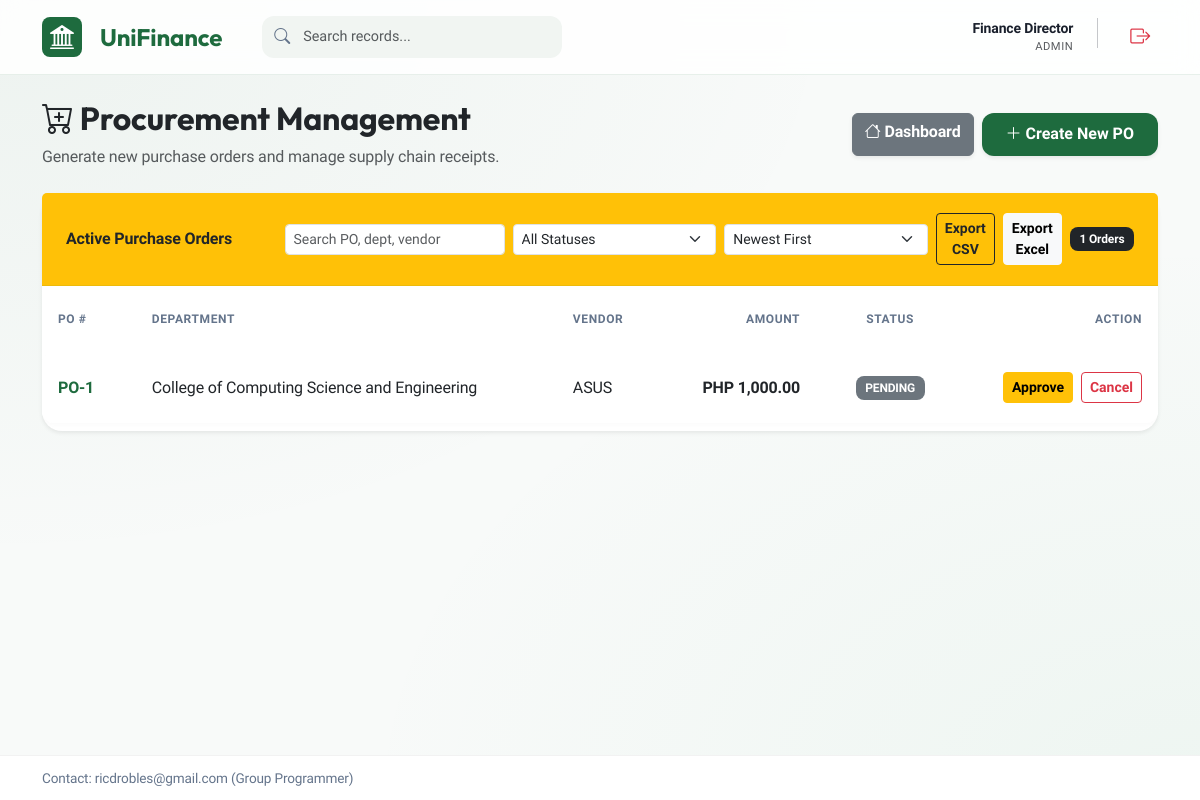
The app's page /finance/procurement.php (signed in) with its own data.
### tables this page shows
CREATE TABLE `purchase_orders` (
  `po_id` int(11) NOT NULL,
  `dept_id` int(11) DEFAULT NULL,
  `vendor_id` int(11) DEFAULT NULL,
  `total_amount` decimal(15,2) DEFAULT NULL,
  `status` enum('pending','approved','received','cancelled') DEFAULT 'pending',
  `date_created` timestamp NOT NULL DEFAULT current_timestamp()
);

CREATE TABLE `departments` (
  `dept_id` int(11) NOT NULL,
  `dept_name` varchar(100) DEFAULT NULL,
  `total_budget` decimal(15,2) DEFAULT NULL
);

CREATE TABLE `vendors` (
  `vendor_id` int(11) NOT NULL,
  `vendor_name` varchar(100) DEFAULT NULL,
  `email` varchar(100) DEFAULT NULL
);

### finance/procurement.php (the view, shortened to what this page needs)
<?php
include 'header.php';
include 'db_connect.php';
$pos = $conn->query("SELECT po.*, v.vendor_name, d.dept_name
                     FROM purchase_orders po
                     JOIN vendors v ON po.vendor_id = v.vendor_id
                     JOIN departments d ON po.dept_id = d.dept_id
                     WHERE po.status != 'received' AND po.status != 'cancelled'
                     ORDER BY po.po_id DESC");
?>
<div class="container">
    <div class="row align-items-center mb-4">
        <div class="col-md-7">
            <h2 class="fw-bold text-dark"><i class="bi bi-cart-plus"></i> Procurement Management</h2>
            <p class="text-muted mb-0">Generate new purchase orders and manage supply chain receipts.</p>
        </div>
        <div class="col-md-5 text-md-end mt-3 mt-md-0 d-flex justify-content-md-end gap-2">
            <a href="dashboard.php" class="btn btn-secondary fw-bold shadow-sm">
                <i class="bi bi-house"></i> Dashboard
            </a>
            <button class="btn btn-primary fw-bold shadow-sm" data-bs-toggle="collapse" data-bs-target="#newPOForm">
                <i class="bi bi-plus-lg"></i> Create New PO
            </button>
        </div>
    </div>
    <div class="card shadow-sm border-0">
        <div class="card-header bg-warning text-dark d-flex justify-content-between align-items-center flex-wrap gap-2">
            <span class="mb-0">Active Purchase Orders</span>
            <div class="d-flex gap-2 align-items-center">
                <input type="text" id="poSearch" class="form-control form-control-sm" placeholder="Search PO, dept, vendor" style="min-width: 220px;">
                <select id="poStatusFilter" class="form-select form-select-sm" style="min-width: 150px;">
                    <option value="">All Statuses</option>
                </select>
                <select id="poSort" class="form-select form-select-sm" style="min-width: 190px;">
                    <option value="newest">Newest First</option>
                </select>
                <button type="button" id="poExportBtn" class="btn btn-sm btn-outline-dark fw-bold">Export CSV</button>
                <button type="button" id="poExportExcelBtn" class="btn btn-sm btn-light fw-bold">Export Excel</button>
                <span class="badge bg-dark" id="poVisibleCount"><?= $pos->num_rows ?> Orders</span>
            </div>
        </div>
        <div class="card-body p-0">
            <div class="table-responsive">
                <table class="table table-hover align-middle mb-0" id="poTable">
                    <thead class="table-light">
                        <tr>
                            <th class="ps-3">PO #</th>
                            <th>Department</th>
                            <th>Vendor</th>
                            <th class="text-end">Amount</th>
                            <th class="text-center">Status</th>
                            <th class="text-end pe-3">Action</th>
                        </tr>
                    </thead>
                    <tbody>
                        <?php if($pos->num_rows > 0): while($row = $pos->fetch_assoc()): ?>
                        <tr class="po-row" data-status="<?= strtolower($row['status']) ?>" data-id="<?= $row['po_id'] ?>" data-amount="<?= (float) $row['total_amount'] ?>" data-dept="<?= htmlspecialchars(strtolower($row['dept_name'])) ?>">
                            <td class="ps-3 fw-bold text-primary">PO-<?= $row['po_id'] ?></td>
                            <td><?= $row['dept_name'] ?></td>
                            <td><?= $row['vendor_name'] ?></td>
                            <td class="text-end fw-bold"><?= formatCurrency($row['total_amount']) ?></td>
                            <td class="text-center">
                                <span class="badge <?= $row['status'] == 'approved' ? 'bg-info' : ($row['status'] == 'received' ? 'bg-success' : 'bg-secondary') ?>">
                                    <?= strtoupper($row['status']) ?>
                                </span>
                            </td>
                            <td class="text-end pe-3">
                                <?php if($row['status'] == 'pending'): ?>
                                    <button class="btn btn-sm btn-warning fw-bold approve-po-btn me-1" data-id="<?= $row['po_id'] ?>">
                                        Approve
                                    </button>
                                    <button class="btn btn-sm btn-outline-danger fw-bold cancel-po-btn" data-id="<?= $row['po_id'] ?>">
                                        Cancel
                                    </button>
                                <?php elseif($row['status'] == 'approved'): ?>
                                    <button class="btn btn-sm btn-success fw-bold receive-btn" data-id="<?= $row['po_id'] ?>">
                                        Mark Received
                                    </button>
                                <?php else: ?>
                                    <span class="text-muted small">Awaiting Approval</span>
                                <?php endif; ?>
                            </td>
                        </tr>
                        <?php endwhile; endif; ?>
                    </tbody>
                </table>
            </div>
        </div>
    </div>
</div>
</body>
</html>

### finance/header.php (style rules this page uses)
:root { --primary: #1e6b3e; --primary-light: #2da15f; --primary-dark: #14492a; --accent: #d4fce4; --bg-glass: rgba(255, 255, 255, 0.85); --surface: #ffffff; --body-bg: #f8faf9; --text-main: #1a202c; --text-muted: #64748b; --bs-primary: var(--primary); --bs-primary-rgb: 30, 107, 62; }
body { background-color: var(--body-bg); background-image: radial-gradient(at 0% 0%, rgba(30, 107, 62, 0.05) 0px, transparent 50%), radial-gradient(at 100% 100%, rgba(45, 161, 95, 0.05) 0px, transparent 50%); font-family: 'Plus Jakarta Sans', sans-serif; color: var(--text-main); min-height: 100vh; padding-bottom: 78px; letter-spacing: -0.01em; }
h1, h2, h3, h4, h5, .navbar-brand { font-family: 'Outfit', sans-serif; font-weight: 700; }
.card { border: 1px solid rgba(30, 107, 62, 0.08); border-radius: 20px; box-shadow: 0 10px 25px -5px rgba(30, 107, 62, 0.04), 0 8px 10px -6px rgba(30, 107, 62, 0.04); background: var(--surface); transition: transform 0.2s ease, box-shadow 0.2s ease; }
.card-header { background: transparent; border-bottom: 1px solid rgba(30, 107, 62, 0.08); padding: 1.25rem 1.5rem; font-weight: 600; }
.btn-primary { background-color: var(--primary); border: none; border-radius: 12px; padding: 0.6rem 1.5rem; font-weight: 600; box-shadow: 0 4px 12px rgba(30, 107, 62, 0.2); transition: all 0.2s ease; }
.table { border-collapse: separate; border-spacing: 0 8px; }
.table thead th { background: transparent; border: none; color: var(--text-muted); font-weight: 600; text-transform: uppercase; font-size: 0.75rem; letter-spacing: 0.05em; padding: 1rem 1.5rem; }
.table tbody tr { background: white; box-shadow: 0 2px 4px rgba(0,0,0,0.02); border-radius: 12px; transition: all 0.2s ease; }
.table td { border: none; padding: 1.25rem 1.5rem; vertical-align: middle; }
.table td:first-child { border-radius: 12px 0 0 12px; }
.table td:last-child { border-radius: 0 12px 12px 0; }
.badge { padding: 0.5em 0.8em; border-radius: 8px; font-weight: 600; }

### records on screen
purchase_orders: po_id "1", dept.dept_name "College of Computing Science and Engineering", vendor.vendor_name "ASUS", total_amount "PHP 1,000.00", status "PENDING"

### other values on screen
$_SESSION['full_name'] "Finance Director"
str_replace('_', ' ', $_SESSION['role']) "ADMIN"
